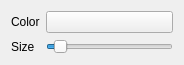
<?xml version="1.0" encoding="UTF-8"?>
<ui version="4.0">
 <class>FeatureOptions</class>
 <widget class="QWidget" name="FeatureOptions">
  <property name="geometry">
   <rect>
    <x>0</x>
    <y>0</y>
    <width>184</width>
    <height>59</height>
   </rect>
  </property>
  <property name="windowTitle">
   <string>Form</string>
  </property>
  <layout class="QFormLayout" name="formLayout">
   <item row="0" column="0">
    <widget class="QLabel" name="colorLabel">
     <property name="text">
      <string>Color</string>
     </property>
    </widget>
   </item>
   <item row="0" column="1">
    <widget class="qtColorButton" name="color">
     <property name="color">
      <color>
       <red>255</red>
       <green>255</green>
       <blue>255</blue>
      </color>
     </property>
    </widget>
   </item>
   <item row="1" column="0">
    <widget class="QLabel" name="sizeLabel">
     <property name="text">
      <string>Size</string>
     </property>
    </widget>
   </item>
   <item row="1" column="1">
    <widget class="QSlider" name="size">
     <property name="minimum">
      <number>1</number>
     </property>
     <property name="maximum">
      <number>16</number>
     </property>
     <property name="pageStep">
      <number>4</number>
     </property>
     <property name="value">
      <number>2</number>
     </property>
     <property name="orientation">
      <enum>Qt::Horizontal</enum>
     </property>
    </widget>
   </item>
  </layout>
 </widget>
 <customwidgets>
  <customwidget>
   <class>qtColorButton</class>
   <extends>QPushButton</extends>
   <header>qtColorButton.h</header>
  </customwidget>
 </customwidgets>
 <resources/>
 <connections/>
</ui>
